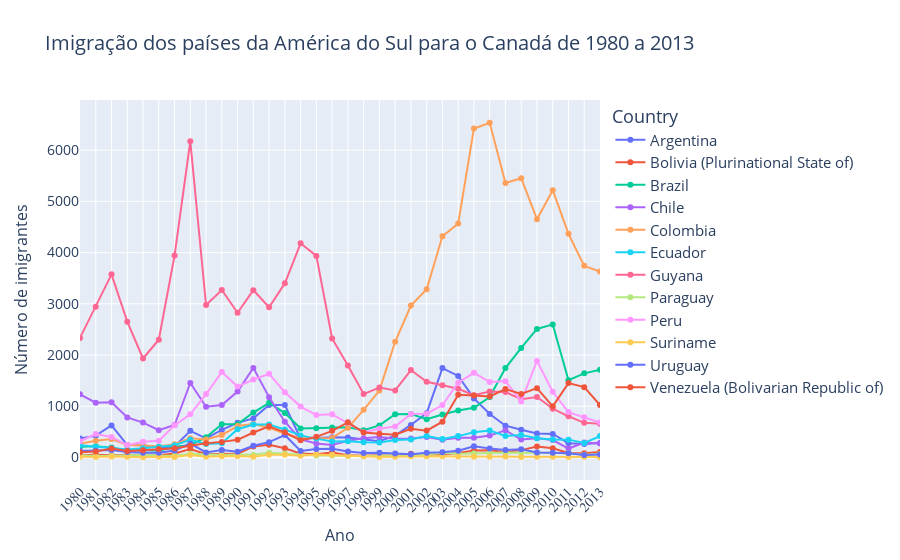

Source (notebook cell):
### Code cell
import plotly.express as px
import numpy as np

# garanta que Year é numérico
df_long["Year"] = pd.to_numeric(df_long["Year"], errors="coerce").astype("Int64")

fig = px.line(
    df_long,
    x="Year",
    y="Immigrants",
    color="Country",
    markers=True,
    title='Imigração dos países da América do Sul para o Canadá de 1980 a 2013'
)

# limites exatos do eixo X (ex.: 1980 a 2012)
xmin, xmax = 1980, 2013
fig.update_xaxes(
    range=[xmin, xmax],     # remove as sobras laterais
    tickmode="linear",      
    tick0=xmin,
    dtick=1,                # ticks a cada 1 ano (ajuste como quiser)
    tickangle=-45,          # Inclinando em 45 graus o ticks
    title_text="Ano"
)

# Update do tamanho das fontes
# Size dos ticks
fontsize_ticks = 14
# Size dos eixos
fontsize_labels = 16
# Size da legenda
fontsize_legend = 15
# Size do título
fontsize_title = 20
# Fonte utilizada
family_font = "Arial"

fig.update_layout(
    # Tamanho da fonte dos ticks do eixo X
    xaxis=dict(
        tickfont=dict(size=fontsize_ticks, family=family_font),   # tamanho da fonte dos ticks do eixo X
        titlefont=dict(size=fontsize_labels, family=family_font)   # tamanho da fonte do título do eixo X
    ),
    # Tamanho da fonte dos ticks do eixo Y
    yaxis=dict(
        tickfont=dict(size=fontsize_ticks, family=family_font),   # ticks do eixo Y
        titlefont=dict(size=fontsize_labels, family=family_font)   # título do eixo Y
    ),
    # Tamanho da fonte das legendas
    legend=dict(
        font=dict(size=fontsize_legend, family=family_font)        # fonte da legenda
    ),
    # Tamanho da fonte do título
    title=dict(
        font=dict(size=fontsize_title, family=family_font)        # fonte do título do gráfico
    )
)
fig.update_yaxes(title_text="Número de imigrantes")
fig.write_html('../resultados/imigracao_america_sul.html')
fig.show()

### Figure 1 — Plotly figure (JSON) as saved in the notebook; plotly's stock layout.template omitted (floating-point values rounded to 4 significant figures)
{"data": [{"hovertemplate": "Country=Argentina<br>Year=%{x}<br>Immigrants=%{y}<extra></extra>", "legendgroup": "Argentina", "line": {"color": "#636efa", "dash": "solid"}, "marker": {"symbol": "circle"}, "mode": "markers+lines", "name": "Argentina", "orientation": "v", "showlegend": true, "type": "scatter", "x": [1980, 1981, 1982, 1983, 1984, 1985, 1986, 1987, 1988, 1989, 1990, 1991, 1992, 1993, 1994, 1995, 1996, 1997, 1998, 1999, 2000, 2001, 2002, 2003, 2004, 2005, 2006, 2007, 2008, 2009, 2010, 2011, 2012, 2013], "xaxis": "x", "y": [368, 426, 626, 241, 237, 196, 213, 519, 374, 538, 678, 763, 1023, 1022, 366, 380, 396, 391, 349, 318, 427, 635, 865, 1745, 1591, 1153, 847, 620, 540, 467, 459, 278, 263, 282], "yaxis": "y"}, {"hovertemplate": "Country=Bolivia (Plurinational State of)<br>Year=%{x}<br>Immigrants=%{y}<extra></extra>", "legendgroup": "Bolivia (Plurinational State of)", "line": {"color": "#EF553B", "dash": "solid"}, "marker": {"symbol": "circle"}, "mode": "markers+lines", "name": "Bolivia (Plurinational State of)", "orientation": "v", "showlegend": true, "type": "scatter", "x": [1980, 1981, 1982, 1983, 1984, 1985, 1986, 1987, 1988, 1989, 1990, 1991, 1992, 1993, 1994, 1995, 1996, 1997, 1998, 1999, 2000, 2001, 2002, 2003, 2004, 2005, 2006, 2007, 2008, 2009, 2010, 2011, 2012, 2013], "xaxis": "x", "y": [44, 52, 42, 49, 38, 44, 79, 165, 63, 68, 71, 214, 247, 180, 75, 61, 96, 43, 33, 42, 33, 72, 57, 59, 85, 134, 139, 107, 143, 214, 180, 86, 83, 107], "yaxis": "y"}, {"hovertemplate": "Country=Brazil<br>Year=%{x}<br>Immigrants=%{y}<extra></extra>", "legendgroup": "Brazil", "line": {"color": "#00cc96", "dash": "solid"}, "marker": {"symbol": "circle"}, "mode": "markers+lines", "name": "Brazil", "orientation": "v", "showlegend": true, "type": "scatter", "x": [1980, 1981, 1982, 1983, 1984, 1985, 1986, 1987, 1988, 1989, 1990, 1991, 1992, 1993, 1994, 1995, 1996, 1997, 1998, 1999, 2000, 2001, 2002, 2003, 2004, 2005, 2006, 2007, 2008, 2009, 2010, 2011, 2012, 2013], "xaxis": "x", "y": [211, 220, 192, 139, 145, 130, 205, 244, 394, 650, 650, 877, 1066, 866, 566, 572, 586, 591, 531, 626, 845, 847, 745, 839, 917, 969, 1181, 1746, 2138, 2509, 2598, 1508, 1642, 1714], "yaxis": "y"}, {"hovertemplate": "Country=Chile<br>Year=%{x}<br>Immigrants=%{y}<extra></extra>", "legendgroup": "Chile", "line": {"color": "#ab63fa", "dash": "solid"}, "marker": {"symbol": "circle"}, "mode": "markers+lines", "name": "Chile", "orientation": "v", "showlegend": true, "type": "scatter", "x": [1980, 1981, 1982, 1983, 1984, 1985, 1986, 1987, 1988, 1989, 1990, 1991, 1992, 1993, 1994, 1995, 1996, 1997, 1998, 1999, 2000, 2001, 2002, 2003, 2004, 2005, 2006, 2007, 2008, 2009, 2010, 2011, 2012, 2013], "xaxis": "x", "y": [1233, 1069, 1078, 781, 681, 533, 633, 1454, 990, 1023, 1286, 1749, 1175, 697, 352, 273, 244, 325, 376, 397, 366, 369, 401, 347, 383, 384, 427, 530, 350, 375, 340, 174, 291, 273], "yaxis": "y"}, {"hovertemplate": "Country=Colombia<br>Year=%{x}<br>Immigrants=%{y}<extra></extra>", "legendgroup": "Colombia", "line": {"color": "#FFA15A", "dash": "solid"}, "marker": {"symbol": "circle"}, "mode": "markers+lines", "name": "Colombia", "orientation": "v", "showlegend": true, "type": "scatter", "x": [1980, 1981, 1982, 1983, 1984, 1985, 1986, 1987, 1988, 1989, 1990, 1991, 1992, 1993, 1994, 1995, 1996, 1997, 1998, 1999, 2000, 2001, 2002, 2003, 2004, 2005, 2006, 2007, 2008, 2009, 2010, 2011, 2012, 2013], "xaxis": "x", "y": [266, 326, 360, 244, 235, 214, 257, 376, 352, 439, 614, 652, 582, 464, 375, 371, 381, 578, 929, 1306, 2259, 2965, 3283, 4318, 4566, 6424, 6535, 5357, 5452, 4652, 5218, 4366, 3741, 3631], "yaxis": "y"}, {"hovertemplate": "Country=Ecuador<br>Year=%{x}<br>Immigrants=%{y}<extra></extra>", "legendgroup": "Ecuador", "line": {"color": "#19d3f3", "dash": "solid"}, "marker": {"symbol": "circle"}, "mode": "markers+lines", "name": "Ecuador", "orientation": "v", "showlegend": true, "type": "scatter", "x": [1980, 1981, 1982, 1983, 1984, 1985, 1986, 1987, 1988, 1989, 1990, 1991, 1992, 1993, 1994, 1995, 1996, 1997, 1998, 1999, 2000, 2001, 2002, 2003, 2004, 2005, 2006, 2007, 2008, 2009, 2010, 2011, 2012, 2013], "xaxis": "x", "y": [238, 207, 184, 155, 179, 208, 240, 344, 265, 278, 552, 643, 644, 547, 431, 368, 310, 317, 295, 291, 342, 353, 418, 361, 417, 491, 525, 419, 437, 373, 353, 348, 282, 418], "yaxis": "y"}, {"hovertemplate": "Country=Guyana<br>Year=%{x}<br>Immigrants=%{y}<extra></extra>", "legendgroup": "Guyana", "line": {"color": "#FF6692", "dash": "solid"}, "marker": {"symbol": "circle"}, "mode": "markers+lines", "name": "Guyana", "orientation": "v", "showlegend": true, "type": "scatter", "x": [1980, 1981, 1982, 1983, 1984, 1985, 1986, 1987, 1988, 1989, 1990, 1991, 1992, 1993, 1994, 1995, 1996, 1997, 1998, 1999, 2000, 2001, 2002, 2003, 2004, 2005, 2006, 2007, 2008, 2009, 2010, 2011, 2012, 2013], "xaxis": "x", "y": [2334, 2943, 3575, 2650, 1932, 2299, 3942, 6174, 2977, 3270, 2824, 3266, 2932, 3399, 4181, 3935, 2324, 1795, 1238, 1366, 1308, 1707, 1479, 1410, 1341, 1215, 1286, 1277, 1137, 1180, 953, 804, 676, 656], "yaxis": "y"}, {"hovertemplate": "Country=Paraguay<br>Year=%{x}<br>Immigrants=%{y}<extra></extra>", "legendgroup": "Paraguay", "line": {"color": "#B6E880", "dash": "solid"}, "marker": {"symbol": "circle"}, "mode": "markers+lines", "name": "Paraguay", "orientation": "v", "showlegend": true, "type": "scatter", "x": [1980, 1981, 1982, 1983, 1984, 1985, 1986, 1987, 1988, 1989, 1990, 1991, 1992, 1993, 1994, 1995, 1996, 1997, 1998, 1999, 2000, 2001, 2002, 2003, 2004, 2005, 2006, 2007, 2008, 2009, 2010, 2011, 2012, 2013], "xaxis": "x", "y": [45, 26, 32, 40, 48, 36, 34, 72, 53, 48, 56, 51, 94, 75, 46, 39, 38, 30, 25, 34, 29, 34, 60, 88, 74, 75, 88, 98, 95, 88, 89, 83, 55, 66], "yaxis": "y"}, {"hovertemplate": "Country=Peru<br>Year=%{x}<br>Immigrants=%{y}<extra></extra>", "legendgroup": "Peru", "line": {"color": "#FF97FF", "dash": "solid"}, "marker": {"symbol": "circle"}, "mode": "markers+lines", "name": "Peru", "orientation": "v", "showlegend": true, "type": "scatter", "x": [1980, 1981, 1982, 1983, 1984, 1985, 1986, 1987, 1988, 1989, 1990, 1991, 1992, 1993, 1994, 1995, 1996, 1997, 1998, 1999, 2000, 2001, 2002, 2003, 2004, 2005, 2006, 2007, 2008, 2009, 2010, 2011, 2012, 2013], "xaxis": "x", "y": [317, 456, 401, 241, 306, 328, 628, 843, 1237, 1667, 1384, 1522, 1632, 1274, 993, 827, 845, 676, 493, 560, 603, 849, 855, 1023, 1460, 1653, 1473, 1490, 1094, 1884, 1283, 886, 787, 682], "yaxis": "y"}, {"hovertemplate": "Country=Suriname<br>Year=%{x}<br>Immigrants=%{y}<extra></extra>", "legendgroup": "Suriname", "line": {"color": "#FECB52", "dash": "solid"}, "marker": {"symbol": "circle"}, "mode": "markers+lines", "name": "Suriname", "orientation": "v", "showlegend": true, "type": "scatter", "x": [1980, 1981, 1982, 1983, 1984, 1985, 1986, 1987, 1988, 1989, 1990, 1991, 1992, 1993, 1994, 1995, 1996, 1997, 1998, 1999, 2000, 2001, 2002, 2003, 2004, 2005, 2006, 2007, 2008, 2009, 2010, 2011, 2012, 2013], "xaxis": "x", "y": [15, 10, 21, 12, 5, 16, 7, 46, 16, 24, 26, 13, 53, 51, 32, 58, 51, 35, 22, 11, 16, 22, 22, 22, 17, 15, 16, 20, 9, 12, 13, 11, 16, 4], "yaxis": "y"}, {"hovertemplate": "Country=Uruguay<br>Year=%{x}<br>Immigrants=%{y}<extra></extra>", "legendgroup": "Uruguay", "line": {"color": "#636efa", "dash": "solid"}, "marker": {"symbol": "circle"}, "mode": "markers+lines", "name": "Uruguay", "orientation": "v", "showlegend": true, "type": "scatter", "x": [1980, 1981, 1982, 1983, 1984, 1985, 1986, 1987, 1988, 1989, 1990, 1991, 1992, 1993, 1994, 1995, 1996, 1997, 1998, 1999, 2000, 2001, 2002, 2003, 2004, 2005, 2006, 2007, 2008, 2009, 2010, 2011, 2012, 2013], "xaxis": "x", "y": [128, 132, 146, 105, 90, 92, 137, 269, 99, 144, 111, 229, 299, 437, 125, 164, 171, 117, 87, 93, 75, 64, 91, 103, 130, 217, 175, 147, 160, 99, 93, 81, 47, 58], "yaxis": "y"}, {"hovertemplate": "Country=Venezuela (Bolivarian Republic of)<br>Year=%{x}<br>Immigrants=%{y}<extra></extra>", "legendgroup": "Venezuela (Bolivarian Republic of)", "line": {"color": "#EF553B", "dash": "solid"}, "marker": {"symbol": "circle"}, "mode": "markers+lines", "name": "Venezuela (Bolivarian Republic of)", "orientation": "v", "showlegend": true, "type": "scatter", "x": [1980, 1981, 1982, 1983, 1984, 1985, 1986, 1987, 1988, 1989, 1990, 1991, 1992, 1993, 1994, 1995, 1996, 1997, 1998, 1999, 2000, 2001, 2002, 2003, 2004, 2005, 2006, 2007, 2008, 2009, 2010, 2011, 2012, 2013], "xaxis": "x", "y": [103, 117, 174, 124, 142, 165, 179, 229, 279, 304, 344, 487, 610, 490, 334, 402, 520, 686, 489, 464, 443, 560, 524, 699, 1224, 1211, 1192, 1335, 1239, 1353, 998, 1452, 1373, 1022], "yaxis": "y"}], "layout": {"legend": {"font": {"size": 15}, "title": {"text": "Country"}, "tracegroupgap": 0}, "title": {"font": {"size": 20}, "text": "Imigração dos países da América do Sul para o Canadá de 1980 a 2013"}, "xaxis": {"anchor": "y", "domain": [0, 1], "dtick": 1, "range": [1980, 2013], "tick0": 1980, "tickangle": -45, "tickfont": {"family": "Arial", "size": 14}, "tickmode": "linear", "title": {"font": {"size": 16}, "text": "Ano"}}, "yaxis": {"anchor": "x", "domain": [0, 1], "tickfont": {"size": 14}, "title": {"font": {"size": 16}, "text": "Número de imigrantes"}}}}
